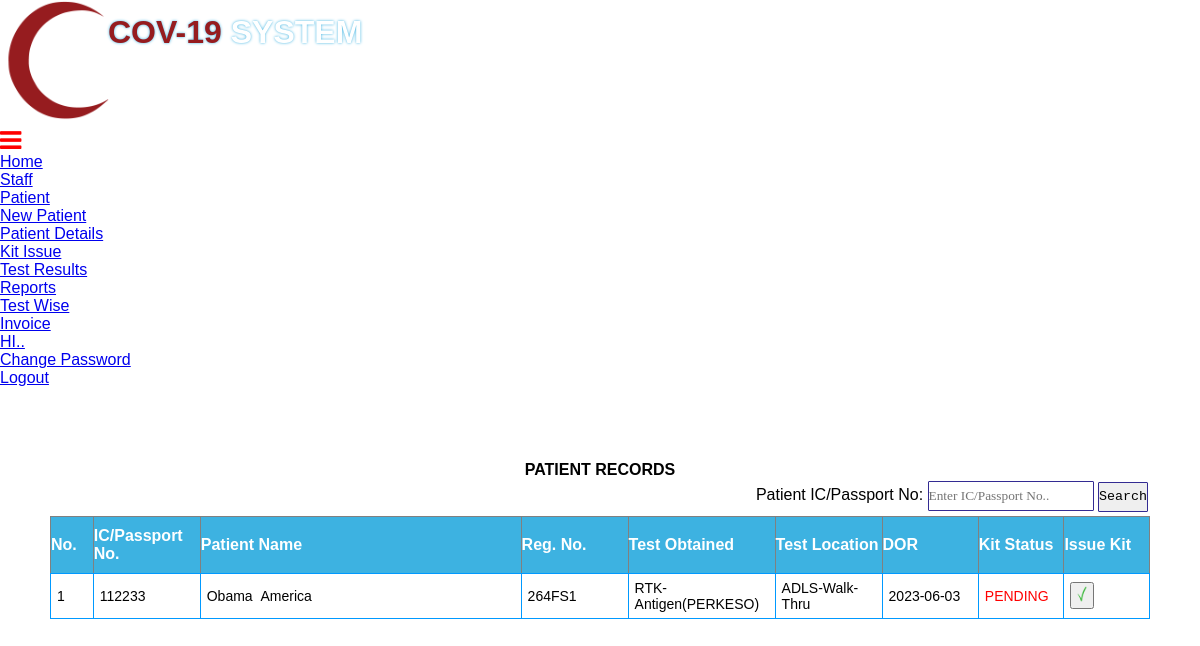
Screenshot of /patient_data_level_II_admin.php with the database file from the repository.
### tables this page shows
CREATE TABLE `patient` (
  `id` int(11) NOT NULL AUTO_INCREMENT,
  `f_name` varchar(100) NOT NULL,
  `l_name` varchar(200) NOT NULL,
  `gender` varchar(100) NOT NULL,
  `dob` varchar(100) NOT NULL,
  `icno` varchar(100) NOT NULL,
  `validation` varchar(100) NOT NULL,
  `phno` varchar(100) NOT NULL,
  `email` varchar(100) NOT NULL,
  `address` varchar(200) NOT NULL,
  `street` varchar(200) NOT NULL,
  `pincode` varchar(100) NOT NULL,
  `state` varchar(100) NOT NULL,
  `t_type` varchar(100) NOT NULL,
  `t_location` varchar(100) NOT NULL,
  `rm_online` varchar(100) NOT NULL,
  `rm_cash` varchar(100) NOT NULL,
  `p_mode` varchar(100) NOT NULL,
  `p_id` varchar(100) NOT NULL,
  `p_ref` varchar(100) NOT NULL,
  `reg_date` varchar(100) NOT NULL,
  `author` varchar(100) NOT NULL,
  `status` int(11) NOT NULL DEFAULT 0,
  `sys_date` varchar(100) NOT NULL,
  `time` timestamp NOT NULL DEFAULT current_timestamp() ON UPDATE current_timestamp(),
  PRIMARY KEY (`id`)
);

### patient_data_level_II_admin.php (the view, shortened to what this page needs)
<?php
include_once("header_admin.php");
include_once("conn.php");
?>
<!DOCTYPE html>
<html>
<head>
</head>
    <div class="outer-scontainer">
        <div class="row" align='center'>
        <table width="1100">
        <tr>
          <td align="center"><strong>PATIENT RECORDS</strong></td>
        <tr>
        	<td align="right">
           <form action="patient_data_level_II_admin_res.php? = Results" method="post" >
               Patient IC/Passport No:
                 <input type="text" class="tb1" name="icno" placeholder="Enter IC/Passport No..">
                <input type="submit" class="tb2" name="submit" value="Search">
            </form>
            </td>
        </table>
               <?php
			   $i=1;
            $sqlSelect = mysqli_query($conn, "SELECT * FROM patient where status ='0' order by id desc LIMIT 2000");
               ?>
            <table align='center' id="des" border="1" width="1200">
            <thead align='center'>
                <tr>
                	<th width='40'>No.</th>
                    <th width='100'>IC/Passport No.</th>
                    <th width='300'>Patient Name</th>
                    <th width='100'>Reg. No.</th>
                    <th width='100'>Test Obtained</th>
                    <th width='100'>Test Location</th>
                    <th width='90'>DOR</th>
                    <th width="80">Kit Status</th>
                    <th width='80'>Issue Kit</th>
                </tr>
            </thead>
<?php
                while ($row = mysqli_fetch_array($sqlSelect)) {
                    ?>
                <tbody>
                <tr>
                <td><?php  echo $i; ?></td>
                <td><?php  echo strtoupper($row['icno']); ?></td>
                <td><?php  echo $row['f_name']. '&nbsp;'.$row['l_name'];?></td>
                <td><?php  echo $row['validation']; ?></td>
                <td><?php
                    switch($row['t_type'])
                    {
                            case 3: echo"RTK-Antigen(PERKESO)";
                            break;
                    }
               ?>
               </td>
                    <td><?php  echo $row['t_location']; ?></td>
                    <td><?php  echo $row['sys_date']; ?></td>
                    <td><?php
					switch($row['status'])
					{
						case 0: echo "<font color='red'>PENDING</font>";
								break;
					}
					?></td>
                   <td><a href="kit_issue_admin.php?id=<?php echo $row["id"]; ?>"><button><img src="img/correct.gif" width="20" height="20"></button></td>
                </tr>
                    <?php
					$i++;
                }
                ?>
                </tbody>
        </table>
    </div>
</body>
</html>

### css/style.css (style rules this page uses)
* { box-sizing: border-box; }
* { padding: 0px; margin: 0px; font-family: 'poppins', sans-serif; }

### patient_data_level_II_admin.php (style rules this page uses)
.tb1 { -webkit-border-radius: 5px; -moz-border-radius: 5px; border-radius: 1px; border: 1.5px solid #332b92; font-family: "Cambria"; outline:0; height:30px; }
.tb2 { -webkit-border-radius: 1px; -moz-border-radius: 1px; border-radius: 1px; border: 1.5px solid #332b92; font-family: "Cambria", Courier, monospace; outline:0; height:30px; width: 50px; }
#des { font-family: "cambria"; border-collapse: collapse; width: 1100px; }
#des td { border: 1px solid #09F; padding: 6px; font-size: 14px; }
#des th { padding-top: 10px; padding-bottom: 10px; text-align: left; background-color: #3db2e1; color: white; font-size: 16px; }

### rows the page displays
patient: icno "112233", f_name "Obama", l_name "America", validation "264FS1", t_type "RTK-Antigen(PERKESO)", t_location "ADLS-Walk-Thru", sys_date "2023-06-03", status "PENDING"
